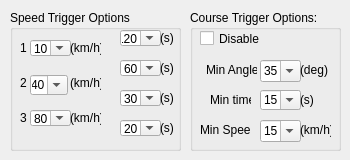
    <widget class="QWidget" name="Smart">
     <attribute name="icon">
      <iconset>
       <normaloff>:/icons/icons/if_compass_51901.png</normaloff>:/icons/icons/if_compass_51901.png</iconset>
     </attribute>
     <attribute name="title">
      <string>Smart</string>
     </attribute>
     <widget class="QGroupBox" name="groupBox_9">
      <property name="geometry">
       <rect>
        <x>10</x>
        <y>10</y>
        <width>171</width>
        <height>141</height>
       </rect>
      </property>
      <property name="title">
       <string>Speed Trigger Options</string>
      </property>
      <widget class="QComboBox" name="combo_delay1">
       <property name="geometry">
        <rect>
         <x>110</x>
         <y>20</y>
         <width>41</width>
         <height>16</height>
        </rect>
       </property>
       <property name="editable">
        <bool>true</bool>
       </property>
       <item>
        <property name="text">
         <string>120</string>
        </property>
       </item>
       <item>
        <property name="text">
         <string>100</string>
        </property>
       </item>
       <item>
        <property name="text">
         <string>60</string>
        </property>
       </item>
       <item>
        <property name="text">
         <string>55</string>
        </property>
       </item>
       <item>
        <property name="text">
         <string>50</string>
        </property>
       </item>
       <item>
        <property name="text">
         <string>45</string>
        </property>
       </item>
       <item>
        <property name="text">
         <string>30</string>
        </property>
       </item>
      </widget>
      <widget class="QComboBox" name="combo_delay2">
       <property name="geometry">
        <rect>
         <x>110</x>
         <y>50</y>
         <width>41</width>
         <height>16</height>
        </rect>
       </property>
       <property name="editable">
        <bool>true</bool>
       </property>
       <item>
        <property name="text">
         <string>60</string>
        </property>
       </item>
       <item>
        <property name="text">
         <string>55</string>
        </property>
       </item>
       <item>
        <property name="text">
         <string>50</string>
        </property>
       </item>
       <item>
        <property name="text">
         <string>45</string>
        </property>
       </item>
       <item>
        <property name="text">
         <string>40</string>
        </property>
       </item>
       <item>
        <property name="text">
         <string>35</string>
        </property>
       </item>
      </widget>
      <widget class="QComboBox" name="combo_delay3">
       <property name="geometry">
        <rect>
         <x>110</x>
         <y>80</y>
         <width>41</width>
         <height>16</height>
        </rect>
       </property>
       <property name="editable">
        <bool>true</bool>
       </property>
       <item>
        <property name="text">
         <string>30</string>
        </property>
       </item>
       <item>
        <property name="text">
         <string>20</string>
        </property>
       </item>
       <item>
        <property name="text">
         <string>25</string>
        </property>
       </item>
       <item>
        <property name="text">
         <string>35</string>
        </property>
       </item>
       <item>
        <property name="text">
         <string>40</string>
        </property>
       </item>
       <item>
        <property name="text">
         <string>45</string>
        </property>
       </item>
       <item>
        <property name="text">
         <string>50</string>
        </property>
       </item>
       <item>
        <property name="text">
         <string>55</string>
        </property>
       </item>
       <item>
        <property name="text">
         <string>60</string>
        </property>
       </item>
      </widget>
      <widget class="QComboBox" name="combo_speed1">
       <property name="geometry">
        <rect>
         <x>20</x>
         <y>30</y>
         <width>41</width>
         <height>16</height>
        </rect>
       </property>
       <property name="editable">
        <bool>true</bool>
       </property>
       <item>
        <property name="text">
         <string>10</string>
        </property>
       </item>
       <item>
        <property name="text">
         <string>15</string>
        </property>
       </item>
       <item>
        <property name="text">
         <string>20</string>
        </property>
       </item>
      </widget>
      <widget class="QComboBox" name="combo_speed2">
       <property name="geometry">
        <rect>
         <x>20</x>
         <y>65</y>
         <width>38</width>
         <height>20</height>
        </rect>
       </property>
       <property name="editable">
        <bool>true</bool>
       </property>
       <item>
        <property name="text">
         <string>40</string>
        </property>
       </item>
       <item>
        <property name="text">
         <string>50</string>
        </property>
       </item>
       <item>
        <property name="text">
         <string>60</string>
        </property>
       </item>
       <item>
        <property name="text">
         <string>70</string>
        </property>
       </item>
      </widget>
      <widget class="QComboBox" name="combo_speed3">
       <property name="geometry">
        <rect>
         <x>20</x>
         <y>100</y>
         <width>41</width>
         <height>16</height>
        </rect>
       </property>
       <property name="editable">
        <bool>true</bool>
       </property>
       <item>
        <property name="text">
         <string>80</string>
        </property>
       </item>
       <item>
        <property name="text">
         <string>90</string>
        </property>
       </item>
       <item>
        <property name="text">
         <string>100</string>
        </property>
       </item>
      </widget>
      <widget class="QLabel" name="label_27">
       <property name="geometry">
        <rect>
         <x>10</x>
         <y>30</y>
         <width>20</width>
         <height>16</height>
        </rect>
       </property>
       <property name="text">
        <string>1</string>
       </property>
      </widget>
      <widget class="QLabel" name="label_28">
       <property name="geometry">
        <rect>
         <x>10</x>
         <y>65</y>
         <width>21</width>
         <height>16</height>
        </rect>
       </property>
       <property name="text">
        <string>2</string>
       </property>
      </widget>
      <widget class="QLabel" name="label_29">
       <property name="geometry">
        <rect>
         <x>10</x>
         <y>100</y>
         <width>20</width>
         <height>16</height>
        </rect>
       </property>
       <property name="text">
        <string>3</string>
       </property>
      </widget>
      <widget class="QLabel" name="label_33">
       <property name="geometry">
        <rect>
         <x>60</x>
         <y>30</y>
         <width>31</width>
         <height>16</height>
        </rect>
       </property>
       <property name="text">
        <string>(km/h)</string>
       </property>
      </widget>
      <widget class="QLabel" name="label_34">
       <property name="geometry">
        <rect>
         <x>60</x>
         <y>65</y>
         <width>31</width>
         <height>16</height>
        </rect>
       </property>
       <property name="text">
        <string>(km/h)</string>
       </property>
      </widget>
      <widget class="QLabel" name="label_35">
       <property name="geometry">
        <rect>
         <x>60</x>
         <y>100</y>
         <width>31</width>
         <height>16</height>
        </rect>
       </property>
       <property name="text">
        <string>(km/h)</string>
       </property>
      </widget>
      <widget class="QLabel" name="label_36">
       <property name="geometry">
        <rect>
         <x>150</x>
         <y>20</y>
         <width>21</width>
         <height>16</height>
        </rect>
       </property>
       <property name="text">
        <string>(s)</string>
       </property>
      </widget>
      <widget class="QLabel" name="label_37">
       <property name="geometry">
        <rect>
         <x>150</x>
         <y>50</y>
         <width>21</width>
         <height>16</height>
        </rect>
       </property>
       <property name="text">
        <string>(s)</string>
       </property>
      </widget>
      <widget class="QLabel" name="label_38">
       <property name="geometry">
        <rect>
         <x>150</x>
         <y>80</y>
         <width>21</width>
         <height>16</height>
        </rect>
       </property>
       <property name="text">
        <string>(s)</string>
       </property>
      </widget>
      <widget class="QComboBox" name="combo_delay4">
       <property name="geometry">
        <rect>
         <x>110</x>
         <y>110</y>
         <width>41</width>
         <height>16</height>
        </rect>
       </property>
       <property name="editable">
        <bool>true</bool>
       </property>
       <item>
        <property name="text">
         <string>20</string>
        </property>
       </item>
       <item>
        <property name="text">
         <string>25</string>
        </property>
       </item>
       <item>
        <property name="text">
         <string>30</string>
        </property>
       </item>
       <item>
        <property name="text">
         <string>35</string>
        </property>
       </item>
       <item>
        <property name="text">
         <string>40</string>
        </property>
       </item>
       <item>
        <property name="text">
         <string>45</string>
        </property>
       </item>
       <item>
        <property name="text">
         <string>50</string>
        </property>
       </item>
       <item>
        <property name="text">
         <string>55</string>
        </property>
       </item>
       <item>
        <property name="text">
         <string>60</string>
        </property>
       </item>
      </widget>
      <widget class="QLabel" name="label_40">
       <property name="geometry">
        <rect>
         <x>150</x>
         <y>110</y>
         <width>21</width>
         <height>16</height>
        </rect>
       </property>
       <property name="text">
        <string>(s)</string>
       </property>
      </widget>
     </widget>
     <widget class="QGroupBox" name="groupBox_8">
      <property name="geometry">
       <rect>
        <x>190</x>
        <y>10</y>
        <width>151</width>
        <height>141</height>
       </rect>
      </property>
      <property name="title">
       <string>Course Trigger Options:</string>
      </property>
      <widget class="QComboBox" name="combo_cspeed">
       <property name="geometry">
        <rect>
         <x>70</x>
         <y>110</y>
         <width>41</width>
         <height>22</height>
        </rect>
       </property>
       <property name="editable">
        <bool>true</bool>
       </property>
       <item>
        <property name="text">
         <string>15</string>
        </property>
       </item>
       <item>
        <property name="text">
         <string>20</string>
        </property>
       </item>
       <item>
        <property name="text">
         <string>25</string>
        </property>
       </item>
       <item>
        <property name="text">
         <string>30</string>
        </property>
       </item>
       <item>
        <property name="text">
         <string>35</string>
        </property>
       </item>
       <item>
        <property name="text">
         <string>40</string>
        </property>
       </item>
       <item>
        <property name="text">
         <string>45</string>
        </property>
       </item>
       <item>
        <property name="text">
         <string>50</string>
        </property>
       </item>
       <item>
        <property name="text">
         <string>55</string>
        </property>
       </item>
       <item>
        <property name="text">
         <string>60</string>
        </property>
       </item>
       <item>
        <property name="text">
         <string>65</string>
        </property>
       </item>
       <item>
        <property name="text">
         <string>70</string>
        </property>
       </item>
       <item>
        <property name="text">
         <string>75</string>
        </property>
       </item>
       <item>
        <property name="text">
         <string>80</string>
        </property>
       </item>
       <item>
        <property name="text">
         <string>85</string>
        </property>
       </item>
       <item>
        <property name="text">
         <string>90</string>
        </property>
       </item>
      </widget>
      <widget class="QComboBox" name="combo_cangle">
       <property name="geometry">
        <rect>
         <x>70</x>
         <y>50</y>
         <width>41</width>
         <height>22</height>
        </rect>
       </property>
       <property name="editable">
        <bool>true</bool>
       </property>
       <item>
        <property name="text">
         <string>35</string>
        </property>
       </item>
       <item>
        <property name="text">
         <string>25</string>
        </property>
       </item>
       <item>
        <property name="text">
         <string>40</string>
        </property>
       </item>
       <item>
        <property name="text">
         <string>45</string>
        </property>
       </item>
       <item>
        <property name="text">
         <string>50</string>
        </property>
       </item>
       <item>
        <property name="text">
         <string>55</string>
        </property>
       </item>
       <item>
        <property name="text">
         <string>60</string>
        </property>
       </item>
       <item>
        <property name="text">
         <string>65</string>
        </property>
       </item>
       <item>
        <property name="text">
         <string>70</string>
        </property>
       </item>
       <item>
        <property name="text">
         <string>75</string>
        </property>
       </item>
       <item>
        <property name="text">
         <string>80</string>
        </property>
       </item>
       <item>
        <property name="text">
         <string>85</string>
        </property>
       </item>
       <item>
        <property name="text">
         <string>90</string>
        </property>
       </item>
      </widget>
      <widget class="QLabel" name="label_25">
       <property name="geometry">
        <rect>
         <x>20</x>
         <y>80</y>
         <width>41</width>
         <height>20</height>
        </rect>
       </property>
       <property name="text">
        <string>Min time:</string>
       </property>
      </widget>
      <widget class="QLabel" name="label_24">
       <property name="geometry">
        <rect>
         <x>16</x>
         <y>50</y>
         <width>51</width>
         <height>20</height>
        </rect>
       </property>
       <property name="text">
        <string>Min Angle:</string>
       </property>
      </widget>
      <widget class="QComboBox" name="combo_ctime">
       <property name="geometry">
        <rect>
         <x>70</x>
         <y>80</y>
         <width>41</width>
         <height>20</height>
        </rect>
       </property>
       <property name="editable">
        <bool>true</bool>
       </property>
       <item>
        <property name="text">
         <string>15</string>
        </property>
       </item>
       <item>
        <property name="text">
         <string>20</string>
        </property>
       </item>
       <item>
        <property name="text">
         <string>25</string>
        </property>
       </item>
       <item>
        <property name="text">
         <string>30</string>
        </property>
       </item>
       <item>
        <property name="text">
         <string>35</string>
        </property>
       </item>
       <item>
        <property name="text">
         <string>40</string>
        </property>
       </item>
       <item>
        <property name="text">
         <string>45</string>
        </property>
       </item>
       <item>
        <property name="text">
         <string>50</string>
        </property>
       </item>
       <item>
        <property name="text">
         <string>55</string>
        </property>
       </item>
       <item>
        <property name="text">
         <string>60</string>
        </property>
       </item>
       <item>
        <property name="text">
         <string>65</string>
        </property>
       </item>
       <item>
        <property name="text">
         <string>70</string>
        </property>
       </item>
       <item>
        <property name="text">
         <string>75</string>
        </property>
       </item>
       <item>
        <property name="text">
         <string>80</string>
        </property>
       </item>
       <item>
        <property name="text">
         <string>85</string>
        </property>
       </item>
       <item>
        <property name="text">
         <string>90</string>
        </property>
       </item>
      </widget>
      <widget class="QLabel" name="label_26">
       <property name="geometry">
        <rect>
         <x>10</x>
         <y>110</y>
         <width>51</width>
         <height>20</height>
        </rect>
       </property>
       <property name="text">
        <string>Min Speed:</string>
       </property>
      </widget>
      <widget class="QCheckBox" name="checkBox_course">
       <property name="geometry">
        <rect>
         <x>10</x>
         <y>20</y>
         <width>70</width>
         <height>17</height>
        </rect>
       </property>
       <property name="text">
        <string>Disable</string>
       </property>
      </widget>
      <widget class="QLabel" name="label_30">
       <property name="geometry">
        <rect>
         <x>110</x>
         <y>50</y>
         <width>31</width>
         <height>20</height>
        </rect>
       </property>
       <property name="text">
        <string>(deg)</string>
       </property>
      </widget>
      <widget class="QLabel" name="label_31">
       <property name="geometry">
        <rect>
         <x>110</x>
         <y>80</y>
         <width>31</width>
         <height>20</height>
        </rect>
       </property>
       <property name="text">
        <string>(s)</string>
       </property>
      </widget>
      <widget class="QLabel" name="label_32">
       <property name="geometry">
        <rect>
         <x>110</x>
         <y>110</y>
         <width>31</width>
         <height>20</height>
        </rect>
       </property>
       <property name="text">
        <string>(km/h)</string>
       </property>
      </widget>
     </widget>
    </widget>
